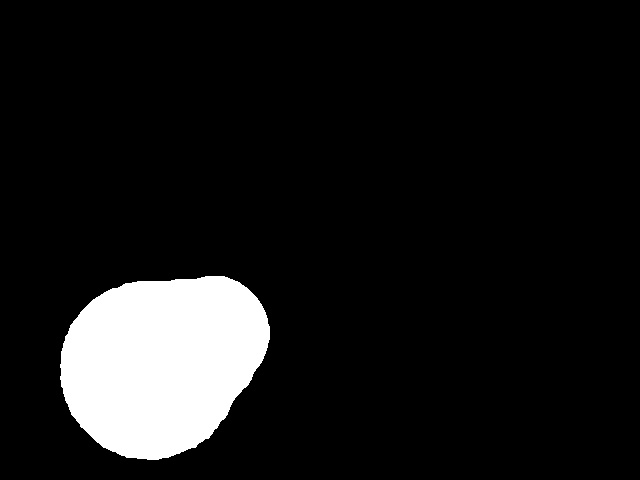
#> input picture legacy/test-item/img.png, 640 x 480 px
$ python mask_test.py
#> lines starting #> are read from the running program, lines starting #| are printed output that depends on the picture; after the words box and inside, x2 and y2 are one past the last pixel; in counts of white or black regions, pixels touching at a corner belong together
import cv2
import numpy as np

img = cv2.imread("img.png")
#> img is the input picture: shape (480, 640, 3); min 0, max 255, mean 24.4
img_note = img.copy()
gray = cv2.cvtColor(img, cv2.COLOR_BGR2GRAY)
mask_ = cv2.bitwise_and(gray, gray)
cv2.imshow("mask_", mask_)
cv2.waitKey(0)


def mask_find_b_boxs(_mask):
    retval, labels, stats, centroids = cv2.connectedComponentsWithStats(
        _mask, connectivity=8
    )  # connectivity参数的默认值为8
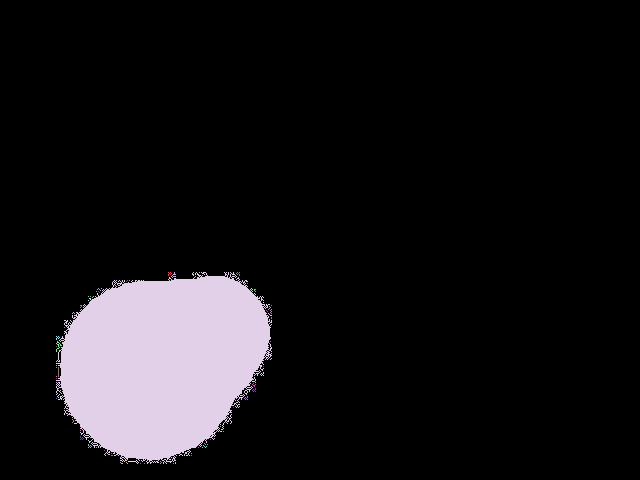
#> labels: shape (480, 640) int32; 73 distinct labels, from 0 to 72; one colour per label, 0 black
#> retval = 73; stats = 73 rows, first 6: [0, 0, 640, 480, 276741], [168, 272, 4, 4, 7], [171, 272, 5, 6, 11], [192, 272, 2, 4, 5], [56, 272, 216, 192, 30239], [199, 272, 1, 1, 1]; centroids = 73 pairs, first value 56 to 336.9, second value 226 to 463
    stats = stats[stats[:, 4].argsort()]
#> stats = 73 rows, first 6: [129, 280, 1, 1, 1], [247, 283, 1, 1, 1], [101, 288, 1, 1, 1], [96, 291, 1, 1, 1], [88, 296, 1, 1, 1], [207, 444, 1, 1, 1]
    return stats[:-1]


b_box = mask_find_b_boxs(mask_)
#> b_box = 72 rows, first 6: [129, 280, 1, 1, 1], [247, 283, 1, 1, 1], [101, 288, 1, 1, 1], [96, 291, 1, 1, 1], [88, 296, 1, 1, 1], [207, 444, 1, 1, 1]
b_box = sorted(b_box, key=lambda box: box[4], reverse=True)
#> b_box = 72 items, first 6: [56, 272, 216, 192, 30239], [56, 341, 6, 11, 18], [128, 460, 11, 4, 13], [171, 272, 5, 6, 11], [58, 367, 1, 10, 10], [88, 444, 4, 4, 7]
box = b_box[0]
#> box = [56, 272, 216, 192, 30239]

p1 = tuple([box[0] + 2, box[1] + 2])
#> p1 = (58, 274)
p2 = tuple([box[0] + box[2] - 2, box[1] + box[3] - 2])
#> p2 = (270, 462)

img2 = np.zeros(img.shape, dtype=np.uint8)
img2 = cv2.cvtColor(img2, cv2.COLOR_BGR2GRAY)
cv2.rectangle(img2, p1, p2, (255, 255, 255), 5)
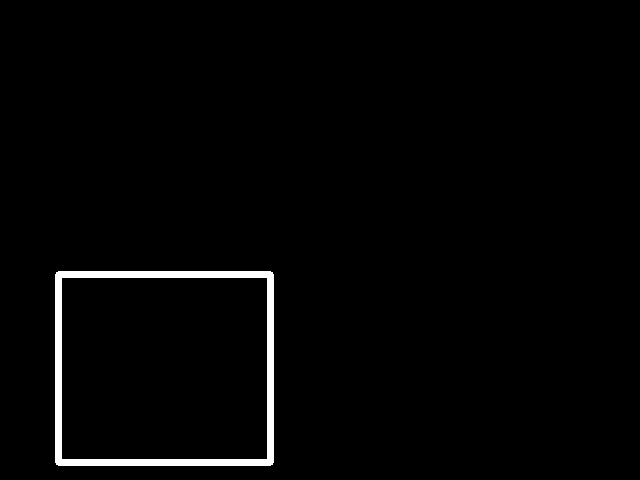
#> img2: shape (480, 640); 1.8% white; 1 white region, box (x1, y1, x2, y2) and area: (55, 271, 274, 466) 5580
cv2.imshow("img2", img2)
cv2.waitKey(0)
# mask2 = cv2.bitwise_and(img2, img2)
mask = cv2.bitwise_and(mask_, img2)


cv2.imshow("mask", mask)
cv2.waitKey(0)
# [15 lines of commented-out code are left out]
